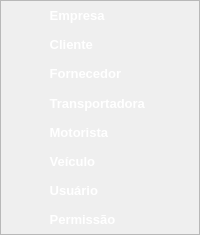
          <widget class="QFrame" name="fra_submenu_cadastro">
           <property name="minimumSize">
            <size>
             <width>78</width>
             <height>235</height>
            </size>
           </property>
           <property name="styleSheet">
            <string notr="true">QFrame {
	border: 1px solid rgba(31,31,31,.1);
	background: rgba(31,31,31,.1);
}</string>
           </property>
           <property name="frameShape">
            <enum>QFrame::StyledPanel</enum>
           </property>
           <property name="frameShadow">
            <enum>QFrame::Raised</enum>
           </property>
           <layout class="QVBoxLayout" name="vrl_submenu_cadastro">
            <property name="spacing">
             <number>0</number>
            </property>
            <property name="leftMargin">
             <number>0</number>
            </property>
            <property name="topMargin">
             <number>0</number>
            </property>
            <property name="rightMargin">
             <number>0</number>
            </property>
            <property name="bottomMargin">
             <number>0</number>
            </property>
            <item>
             <widget class="QPushButton" name="btn_cadastro_empresa">
              <property name="maximumSize">
               <size>
                <width>212</width>
                <height>32</height>
               </size>
              </property>
              <property name="font">
               <font>
                <pointsize>10</pointsize>
                <weight>75</weight>
                <bold>true</bold>
               </font>
              </property>
              <property name="focusPolicy">
               <enum>Qt::ClickFocus</enum>
              </property>
              <property name="toolTip">
               <string>Empresa</string>
              </property>
              <property name="styleSheet">
               <string notr="true">QPushButton{
	color: white;
	text-align: left;
	padding: 0 26px;
	border-top: 1px solid rgba(250,250,250,.1);
    border-bottom: 1px solid rgba(250,250,250,.1);
}
QPushButton#btn_cadastro_empresa:hover{
	border: 1px solid rgba(31,31,31,.0);
	background: rgba(31,31,31,.1);
}
QPushButton#btn_cadastro_empresa:pressed {
	border: 1px solid rgba(31,31,31,.0);
	background: rgba(31,31,31,.2);
}</string>
              </property>
              <property name="text">
               <string>      Empresa</string>
              </property>
              <property name="icon">
               <iconset>
                <normaloff>../imagens/empresa-vector.png</normaloff>../imagens/empresa-vector.png</iconset>
              </property>
              <property name="iconSize">
               <size>
                <width>25</width>
                <height>25</height>
               </size>
              </property>
              <property name="flat">
               <bool>true</bool>
              </property>
             </widget>
            </item>
            <item>
             <widget class="QPushButton" name="btn_cadastro_cliente">
              <property name="maximumSize">
               <size>
                <width>212</width>
                <height>32</height>
               </size>
              </property>
              <property name="font">
               <font>
                <pointsize>10</pointsize>
                <weight>75</weight>
                <bold>true</bold>
               </font>
              </property>
              <property name="focusPolicy">
               <enum>Qt::ClickFocus</enum>
              </property>
              <property name="toolTip">
               <string>Cliente</string>
              </property>
              <property name="styleSheet">
               <string notr="true">QPushButton{
	color: white;
	text-align: left;
	padding: 0 26px;
	border-top: 1px solid rgba(250,250,250,.1);
    border-bottom: 1px solid rgba(250,250,250,.1);
}
QPushButton#btn_cadastro_cliente:hover{
	border: 1px solid rgba(31,31,31,.0);
	background: rgba(31,31,31,.1);
}
QPushButton#btn_cadastro_cliente:pressed {
	border: 1px solid rgba(31,31,31,.0);
	background: rgba(31,31,31,.2);
}</string>
              </property>
              <property name="text">
               <string>      Cliente</string>
              </property>
              <property name="icon">
               <iconset>
                <normaloff>../imagens/cliente-vector.png</normaloff>../imagens/cliente-vector.png</iconset>
              </property>
              <property name="iconSize">
               <size>
                <width>25</width>
                <height>25</height>
               </size>
              </property>
              <property name="flat">
               <bool>true</bool>
              </property>
             </widget>
            </item>
            <item>
             <widget class="QPushButton" name="btn_cadastro_fornecedor">
              <property name="maximumSize">
               <size>
                <width>212</width>
                <height>32</height>
               </size>
              </property>
              <property name="font">
               <font>
                <pointsize>10</pointsize>
                <weight>75</weight>
                <bold>true</bold>
               </font>
              </property>
              <property name="focusPolicy">
               <enum>Qt::ClickFocus</enum>
              </property>
              <property name="toolTip">
               <string>Fornecedor</string>
              </property>
              <property name="styleSheet">
               <string notr="true">QPushButton{
	color: white;
	text-align: left;
	padding: 0 26px;
	border-top: 1px solid rgba(250,250,250,.1);
    border-bottom: 1px solid rgba(250,250,250,.1);
}
QPushButton#btn_cadastro_fornecedor:hover{
	border: 1px solid rgba(31,31,31,.0);
	background: rgba(31,31,31,.1);
}
QPushButton#btn_cadastro_fornecedor:pressed {
	border: 1px solid rgba(31,31,31,.0);
	background: rgba(31,31,31,.2);
}</string>
              </property>
              <property name="text">
               <string>      Fornecedor</string>
              </property>
              <property name="icon">
               <iconset>
                <normaloff>../imagens/fornecedor-vector.png</normaloff>../imagens/fornecedor-vector.png</iconset>
              </property>
              <property name="iconSize">
               <size>
                <width>25</width>
                <height>25</height>
               </size>
              </property>
              <property name="flat">
               <bool>true</bool>
              </property>
             </widget>
            </item>
            <item>
             <widget class="QPushButton" name="btn_cadastro_transportadora">
              <property name="maximumSize">
               <size>
                <width>212</width>
                <height>32</height>
               </size>
              </property>
              <property name="font">
               <font>
                <pointsize>10</pointsize>
                <weight>75</weight>
                <bold>true</bold>
               </font>
              </property>
              <property name="focusPolicy">
               <enum>Qt::ClickFocus</enum>
              </property>
              <property name="toolTip">
               <string>Transportadora</string>
              </property>
              <property name="styleSheet">
               <string notr="true">QPushButton{
	color: white;
	text-align: left;
	padding: 0 26px;
	border-top: 1px solid rgba(250,250,250,.1);
    border-bottom: 1px solid rgba(250,250,250,.1);
}
QPushButton#btn_cadastro_transportadora:hover{
	border: 1px solid rgba(31,31,31,.0);
	background: rgba(31,31,31,.1);
}
QPushButton#btn_cadastro_transportadora:pressed {
	border: 1px solid rgba(31,31,31,.0);
	background: rgba(31,31,31,.2);
}</string>
              </property>
              <property name="text">
               <string>      Transportadora</string>
              </property>
              <property name="icon">
               <iconset>
                <normaloff>../imagens/transportadora-vector.png</normaloff>../imagens/transportadora-vector.png</iconset>
              </property>
              <property name="iconSize">
               <size>
                <width>25</width>
                <height>25</height>
               </size>
              </property>
              <property name="flat">
               <bool>true</bool>
              </property>
             </widget>
            </item>
            <item>
             <widget class="QPushButton" name="btn_cadastro_motorista">
              <property name="maximumSize">
               <size>
                <width>212</width>
                <height>32</height>
               </size>
              </property>
              <property name="font">
               <font>
                <pointsize>10</pointsize>
                <weight>75</weight>
                <bold>true</bold>
               </font>
              </property>
              <property name="focusPolicy">
               <enum>Qt::ClickFocus</enum>
              </property>
              <property name="toolTip">
               <string>Motorista</string>
              </property>
              <property name="styleSheet">
               <string notr="true">QPushButton{
	color: white;
	text-align: left;
	padding: 0 26px;
	border-top: 1px solid rgba(250,250,250,.1);
    border-bottom: 1px solid rgba(250,250,250,.1);
}
QPushButton#btn_cadastro_motorista:hover{
	border: 1px solid rgba(31,31,31,.0);
	background: rgba(31,31,31,.1);
}
QPushButton#btn_cadastro_motorista:pressed {
	border: 1px solid rgba(31,31,31,.0);
	background: rgba(31,31,31,.2);
}</string>
              </property>
              <property name="text">
               <string>      Motorista</string>
              </property>
              <property name="icon">
               <iconset>
                <normaloff>../imagens/motorista-vector.png</normaloff>../imagens/motorista-vector.png</iconset>
              </property>
              <property name="iconSize">
               <size>
                <width>25</width>
                <height>25</height>
               </size>
              </property>
              <property name="flat">
               <bool>true</bool>
              </property>
             </widget>
            </item>
            <item>
             <widget class="QPushButton" name="btn_cadastro_veiculo">
              <property name="maximumSize">
               <size>
                <width>212</width>
                <height>32</height>
               </size>
              </property>
              <property name="font">
               <font>
                <pointsize>10</pointsize>
                <weight>75</weight>
                <bold>true</bold>
               </font>
              </property>
              <property name="focusPolicy">
               <enum>Qt::ClickFocus</enum>
              </property>
              <property name="toolTip">
               <string>Veículo</string>
              </property>
              <property name="styleSheet">
               <string notr="true">QPushButton{
	color: white;
	text-align: left;
	padding: 0 26px;
	border-top: 1px solid rgba(250,250,250,.1);
    border-bottom: 1px solid rgba(250,250,250,.1);
}
QPushButton#btn_cadastro_veiculo:hover{
	border: 1px solid rgba(31,31,31,.0);
	background: rgba(31,31,31,.1);
}
QPushButton#btn_cadastro_veiculo:pressed {
	border: 1px solid rgba(31,31,31,.0);
	background: rgba(31,31,31,.2);
}</string>
              </property>
              <property name="text">
               <string>      Veículo</string>
              </property>
              <property name="icon">
               <iconset>
                <normaloff>../imagens/veiculo-vector.png</normaloff>../imagens/veiculo-vector.png</iconset>
              </property>
              <property name="iconSize">
               <size>
                <width>25</width>
                <height>25</height>
               </size>
              </property>
              <property name="flat">
               <bool>true</bool>
              </property>
             </widget>
            </item>
            <item>
             <widget class="QPushButton" name="btn_cadastro_usuario">
              <property name="maximumSize">
               <size>
                <width>212</width>
                <height>32</height>
               </size>
              </property>
              <property name="font">
               <font>
                <pointsize>10</pointsize>
                <weight>75</weight>
                <bold>true</bold>
               </font>
              </property>
              <property name="focusPolicy">
               <enum>Qt::ClickFocus</enum>
              </property>
              <property name="toolTip">
               <string>Usuário</string>
              </property>
              <property name="styleSheet">
               <string notr="true">QPushButton{
	color: white;
	text-align: left;
	padding: 0 26px;
	border-top: 1px solid rgba(250,250,250,.1);
    border-bottom: 1px solid rgba(250,250,250,.1);
}
QPushButton#btn_cadastro_usuario:hover{
	border: 1px solid rgba(31,31,31,.0);
	background: rgba(31,31,31,.1);
}
QPushButton#btn_cadastro_usuario:pressed {
	border: 1px solid rgba(31,31,31,.0);
	background: rgba(31,31,31,.2);
}</string>
              </property>
              <property name="text">
               <string>      Usuário</string>
              </property>
              <property name="icon">
               <iconset>
                <normaloff>../imagens/usuario-vector.png</normaloff>../imagens/usuario-vector.png</iconset>
              </property>
              <property name="iconSize">
               <size>
                <width>25</width>
                <height>25</height>
               </size>
              </property>
              <property name="flat">
               <bool>true</bool>
              </property>
             </widget>
            </item>
            <item>
             <widget class="QPushButton" name="btn_cadastro_permissao">
              <property name="maximumSize">
               <size>
                <width>212</width>
                <height>32</height>
               </size>
              </property>
              <property name="font">
               <font>
                <pointsize>10</pointsize>
                <weight>75</weight>
                <bold>true</bold>
               </font>
              </property>
              <property name="focusPolicy">
               <enum>Qt::ClickFocus</enum>
              </property>
              <property name="toolTip">
               <string>Permissão</string>
              </property>
              <property name="styleSheet">
               <string notr="true">QPushButton{
	color: white;
	text-align: left;
	padding: 0 26px;
	border-top: 1px solid rgba(250,250,250,.1);
    border-bottom: 1px solid rgba(250,250,250,.1);
}
QPushButton#btn_cadastro_permissao:hover{
	border: 1px solid rgba(31,31,31,.0);
	background: rgba(31,31,31,.1);
}
QPushButton#btn_cadastro_permissao:pressed {
	border: 1px solid rgba(31,31,31,.0);
	background: rgba(31,31,31,.2);
}</string>
              </property>
              <property name="text">
               <string>      Permissão</string>
              </property>
              <property name="icon">
               <iconset>
                <normaloff>../imagens/usuario_cadeado-vector.png</normaloff>../imagens/usuario_cadeado-vector.png</iconset>
              </property>
              <property name="iconSize">
               <size>
                <width>25</width>
                <height>25</height>
               </size>
              </property>
              <property name="flat">
               <bool>true</bool>
              </property>
             </widget>
            </item>
           </layout>
          </widget>
